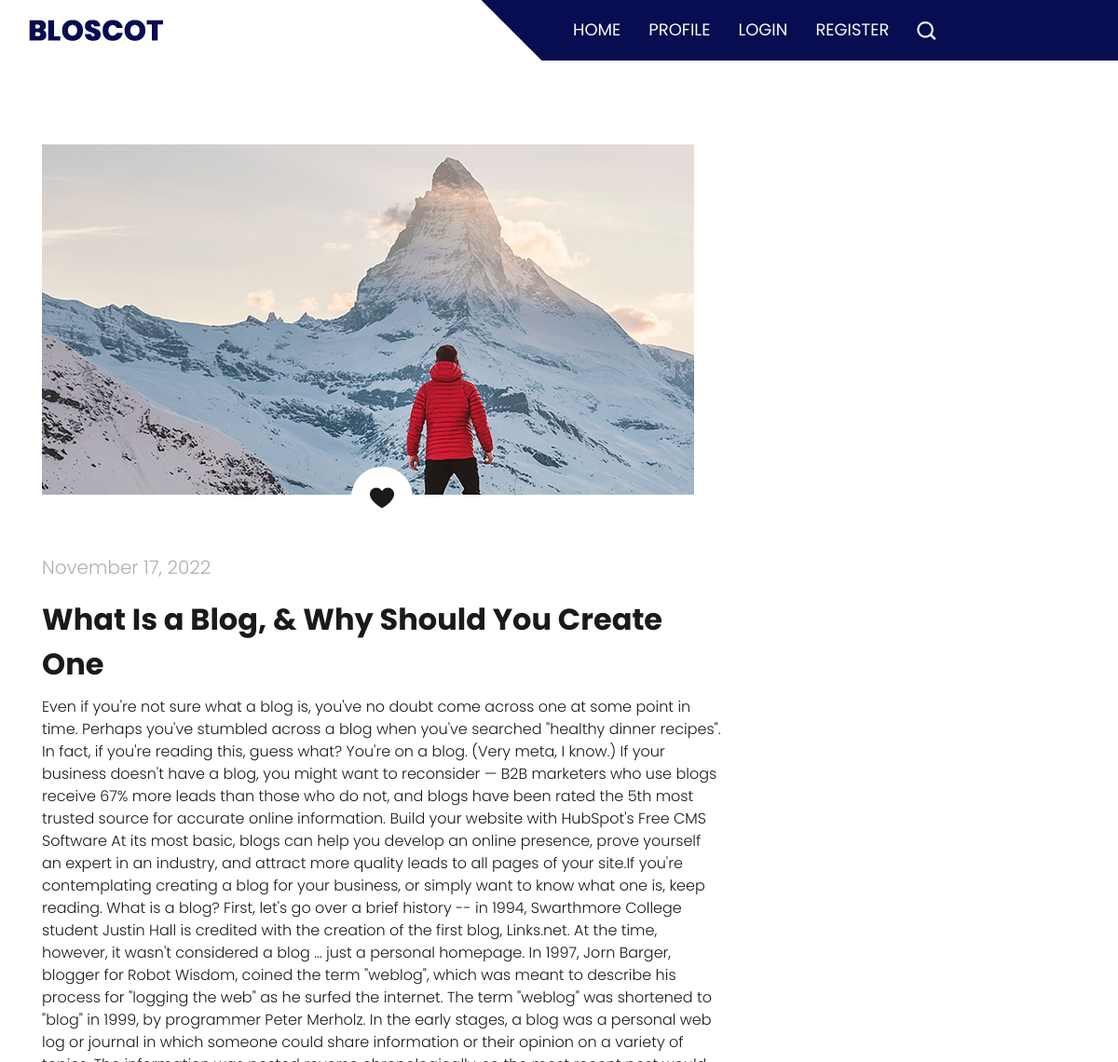
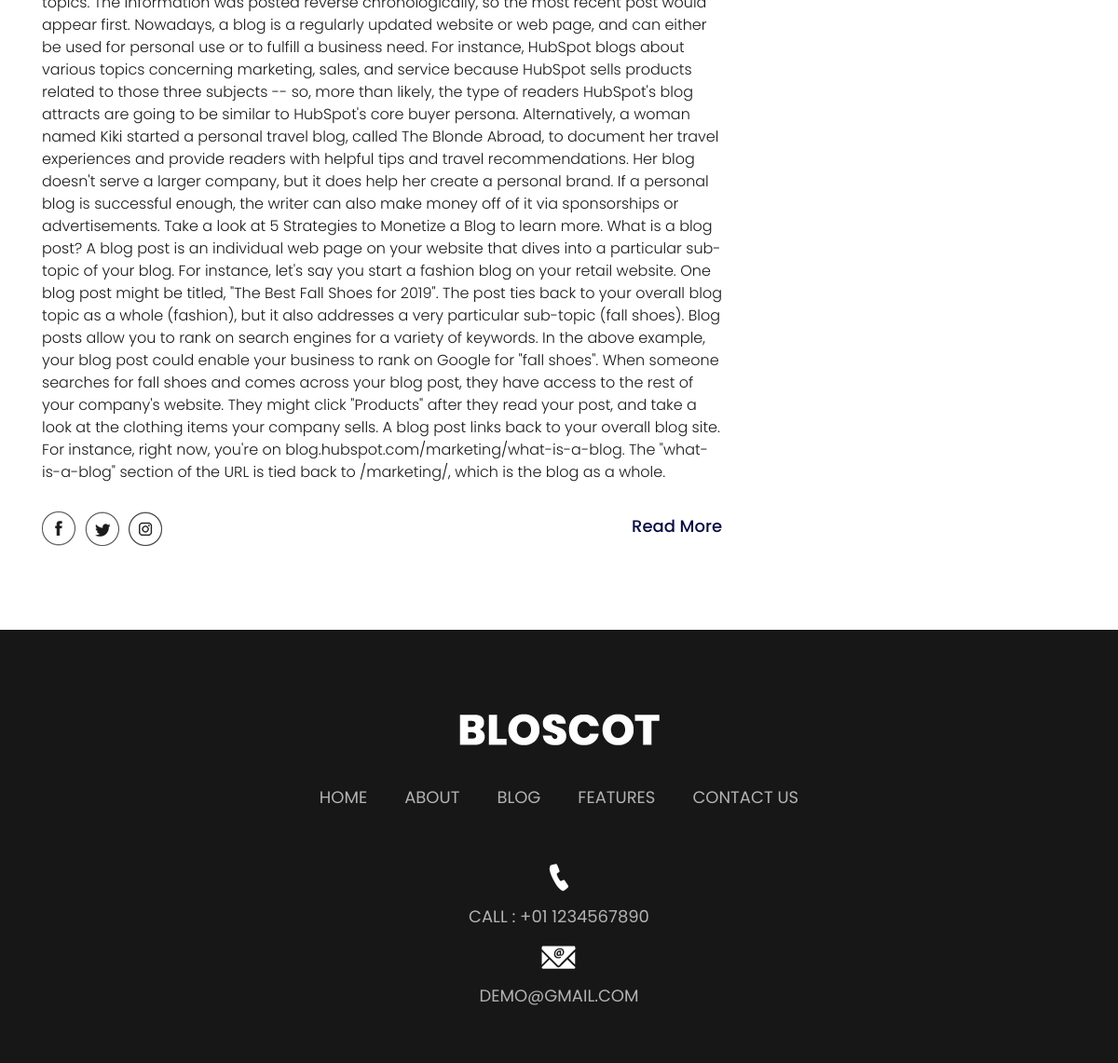
The page /post/13/ on the database its author committed (2 pictures, top to bottom).
### blog/models.py (models this page shows, shortened)
class Post(models.Model):
    title = models.CharField(max_length=100)
    context = models.TextField()
    date = models.DateTimeField(default=timezone.now)
    author = models.ForeignKey(User, on_delete=models.CASCADE)

### users/models.py (models this page shows, shortened)
class Profile(models.Model):
    user = models.OneToOneField(User, on_delete=models.CASCADE)
    image = models.ImageField(default="default.jpg", upload_to="profile_pics")

### blog/views.py (the view)
# urls.py: path("post/<int:pk>/", PostDetailView.as_view(), name="post-detail"),
class PostDetailView(DetailView):
    model = Post

### templates/blog/post_detail.html (shortened to what this page needs)
{% extends "blog/base.html" %}
{% load static %}
{% block content %}
<div class="about_section layout_padding">
    <div class="container">
        <div class="row">
            <div class="col-lg-8 col-sm-12">
                <div class="about_img"><img src="{{ object.author.profile.image.url }}"></div>
                <div class="like_icon"><img src="{% static 'images/like-icon.png' %}"></div>
                <p class="post_text">{{ object.date|date:"F d, Y" }}</p>
                <h2 class="most_text">{{ object.title }}</h2>
                <div>
                    <p class="lorem_text white_space">{{ object.context }}</p>
                </div>
                <div class="social_icon_main">
                    <div class="social_icon">
                        <ul>
                            <li><a href="#"><img src="{% static 'images/fb-icon.png' %}"></a></li>
                            <li><a href="#"><img src="{% static 'images/twitter-icon.png' %}"></a></li>
                            <li><a href="#"><img src="{% static 'images/instagram-icon.png' %}"></a></li>
                        </ul>
                    </div>
                    <div class="read_bt"><a href="#">Read More</a></div>
                </div>
            </div>
        </div>
    </div>
</div>
<div class="footer_section layout_padding margin_top_90">
    <div class="container">
        <div class="footer_logo"><a href="#"><img src="{% static 'images/footer-logo.png' %}"></a></div>
        <div class="footer_menu">
            <ul>
                <li><a href="#">Home</a></li>
                <li><a href="#">About</a></li>
                <li><a href="#">Blog</a></li>
                <li><a href="#">Features</a></li>
                <li><a href="#">contact us</a></li>
            </ul>
        </div>
        <div class="contact_menu">
            <ul>
                <li><a href="#"><img src="{% static 'images/call-icon.png' %}"></a></li>
                <li><a href="#">Call : +01 1234567890</a></li>
                <li><a href="#"><img src="{% static 'images/mail-icon.png' %}"></a></li>
                <li><a href="#">demo@gmail.com</a></li>
            </ul>
        </div>
    </div>
</div>
{% endblock content%}

### static/css/style.css (style rules this page uses)
* { box-sizing: border-box !important; transition: ease all 0.5s; }
html { scroll-behavior: smooth; }
body { color: #666666; font-size: 14px; font-family: Poppins; line-height: 1.80857; font-weight: normal; overflow-x: hidden; }
a { color: #1f1f1f; text-decoration: none !important; outline: none !important; -webkit-transition: all .3s ease-in-out; -moz-transition: all .3s ease-in-out; -ms-transition: all .3s ease-in-out; -o-transition: all .3s ease-in-out; transition: all .3s ease-in-out; }
h1, h2, h3, h4, h5, h6 { letter-spacing: 0; font-weight: normal; position: relative; padding: 0 0 10px 0; font-weight: normal; line-height: normal; color: #111111; margin: 0 }
h2 { font-size: 22px }
*, *::after, *::before { -webkit-box-sizing: border-box; -moz-box-sizing: border-box; box-sizing: border-box; }
ul, li, ol { margin: 0px; padding: 0px; list-style: none; }
p { margin: 20px; font-weight: 300; font-size: 15px; line-height: 24px; }
a { color: #222222; text-decoration: none; outline: none !important; }
a, .btn { text-decoration: none !important; outline: none !important; -webkit-transition: all .3s ease-in-out; -moz-transition: all .3s ease-in-out; -ms-transition: all .3s ease-in-out; -o-transition: all .3s ease-in-out; transition: all .3s ease-in-out; }
img { max-width: 100%; height: auto; }
.layout_padding { padding-top: 90px; padding-bottom: 0px; }
.about_section { width: 100%; float: left; padding-top: 90px; }
.about_img { width: 100%; float: left; }
.like_icon { width: 100%; float: left; text-align: center; position: relative; bottom: 30px; }
.post_text { width: 100%; float: left; font-size: 20px; color: #afafae; margin: 0px; }
.most_text { width: 100%; float: left; font-size: 32px; color: #1a1a1a; padding-top: 20px; font-weight: bold; }
.lorem_text { width: 100%; float: left; font-size: 16px; color: #1a1a1a; margin: 0px; }
.social_icon_main { width: 100%; display: flex; }
.social_icon { width: 100%; float: left; padding-top: 30px; }
.social_icon ul { margin: 0px; padding: 0px; }
.social_icon li { float: left; padding-right: 10px; }
.read_bt { width: 150px; float: right; text-align: right; padding-top: 30px; }
.read_bt a { font-size: 18px; color: #090e42; font-weight: 500; }
.footer_section { width: 100%; float: left; background-color: #171717; height: auto; padding-bottom: 50px; }
.footer_logo { width: 100%; float: left; text-align: center; }
.footer_menu { width: 100%; float: left; text-align: center; padding-top: 40px; }
.footer_menu ul { margin: 0px; padding: 0px; display: inline-block; text-align: center; }
.footer_menu li { float: left; font-size: 18px; color: #b3b3b3; padding: 0px 20px; text-transform: uppercase; }
.footer_menu li a { color: #b3b3b3; }
.contact_menu { width: 100%; float: left; text-align: center; padding-top: 40px; }
.contact_menu ul { margin: 0px; padding: 0px; display: inline-block; text-align: center; }
.contact_menu li { float: initial; font-size: 18px; color: #b3b3b3; padding: 5px 20px; text-transform: uppercase; text-align: center; }
.contact_menu li a { color: #b3b3b3; }
.margin_top_90 { margin-top: 90px; }

### templates/blog/post_detail.html (style rules this page uses)
.white_space { white-space: normal; }

### rows shown on the page
Post: author.profile.image (picture), date "November 17, 2022", title "What Is a Blog, & Why Should You Create One", context "Even if you're not sure what a blog is, you've no doubt come across one at some point in time. Perhaps you've stumbled across a blog when you've searched \"healthy dinner recipes\". In fact, if you're reading this, guess what? You're on a blog. (Very meta, I know.) If your business doesn't have a blog, you might want to reconsider — B2B marketers who use blogs receive 67% more leads than those who do not, and blogs have been rated the 5th most trusted source for accurate online information. Build your website with HubSpot's Free CMS Software At its most basic, blogs can help you develop an online presence, prove yourself an expert in an industry, and attract more quality leads to all pages of…"
